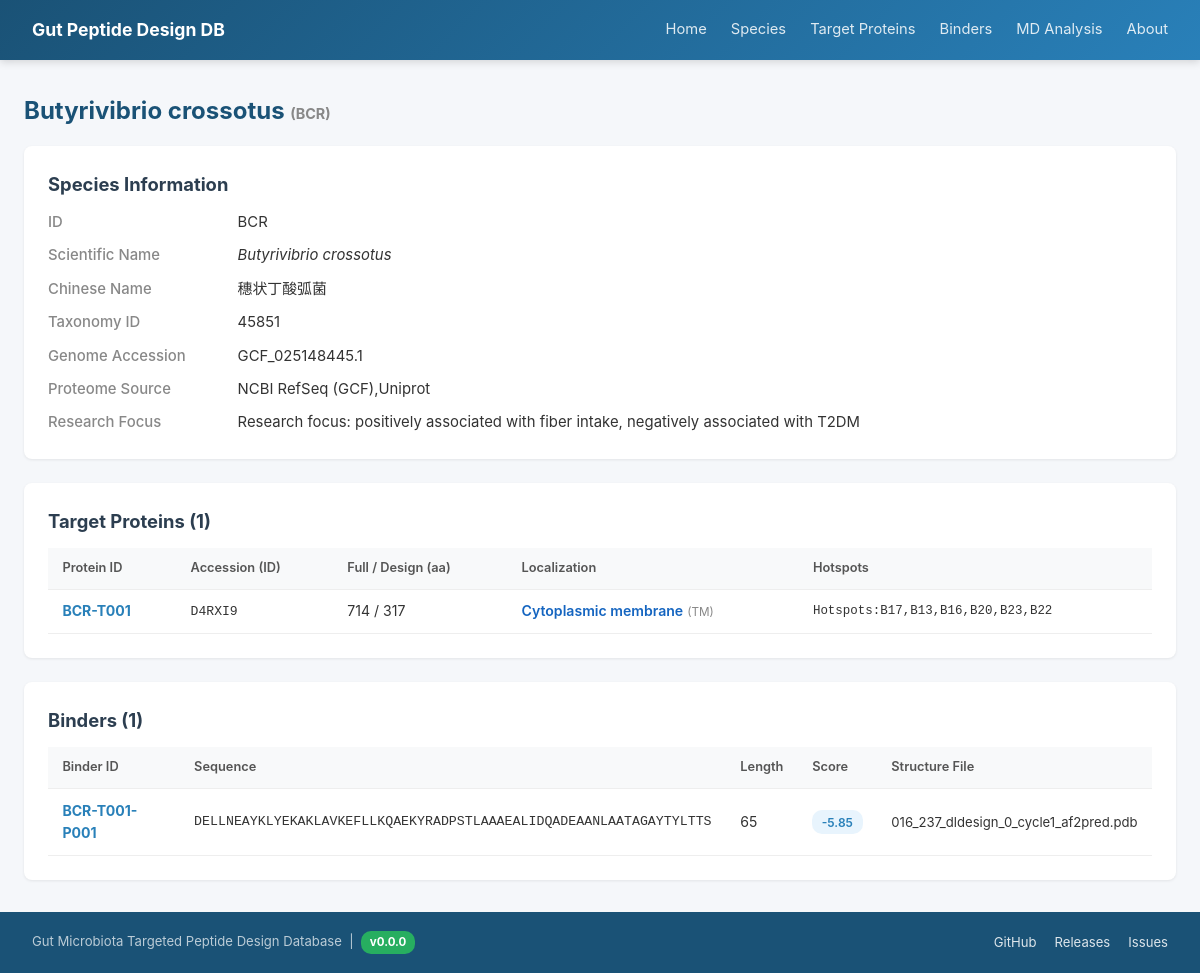
Page /species/BCR on the earlier database version.
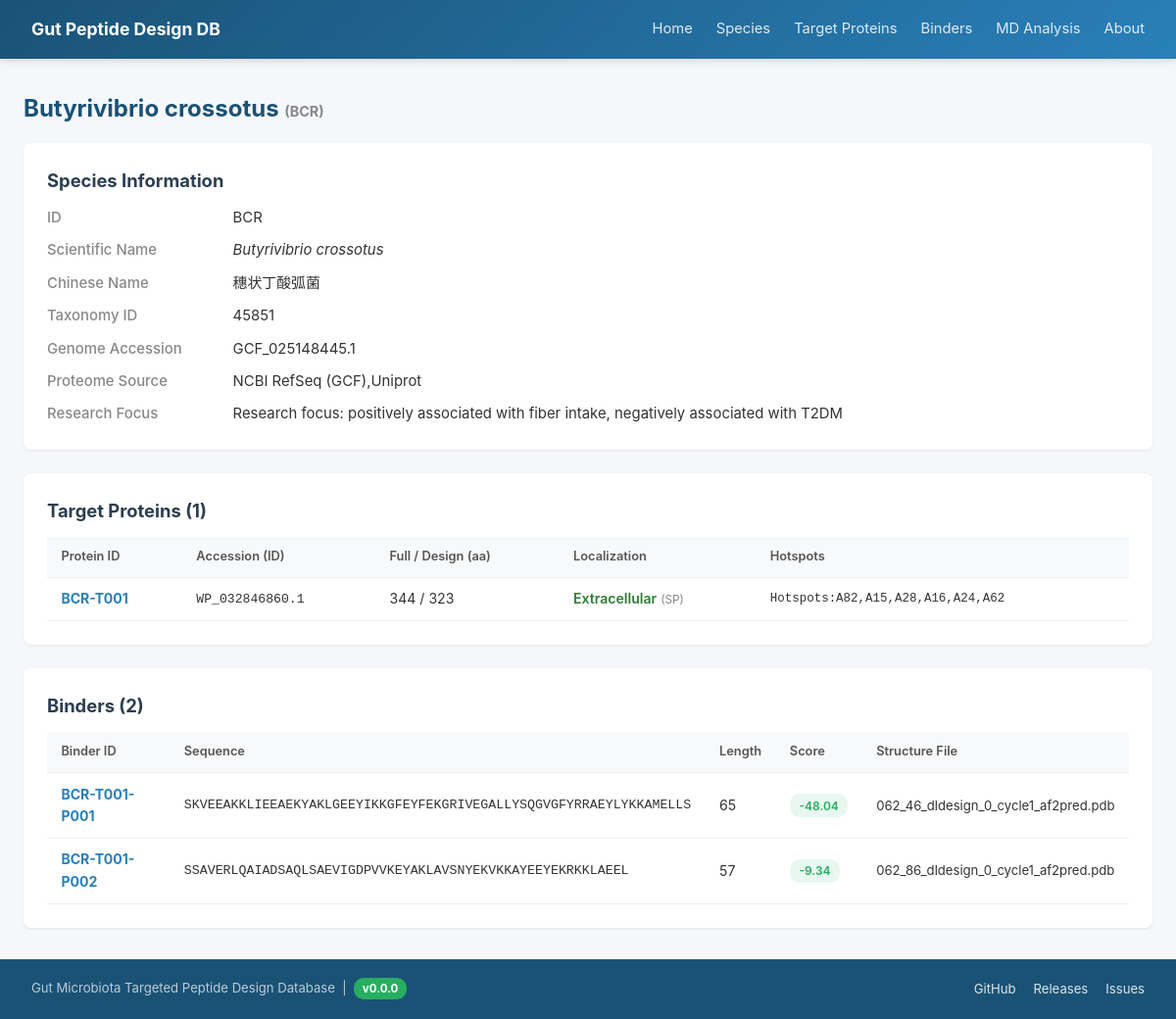
Same page on the later database version.
### tables this page shows
CREATE TABLE Target_Protein (
        Species_ID            TEXT NOT NULL,
        Protein_ID            TEXT PRIMARY KEY,
        ID_Accession          TEXT,
        Full_Length           INTEGER,
        AA_Length             INTEGER,
        Protein_Sequence      TEXT,
        Localization_Evidence TEXT,
        DeepLocPro_Location   TEXT,
        DeepLocPro_ExtProb    REAL,
        SignalP_Category      TEXT,
        SignalP_SPLen         INTEGER,
        DeepTMHMM_Type        TEXT,
        Pfam_Family           TEXT,
        Notes                 TEXT, Full_Sequence TEXT, Design_Region TEXT,
        FOREIGN KEY (Species_ID) REFERENCES Species(Species_ID)
    );

CREATE TABLE Binder (
        Binder_ID       TEXT PRIMARY KEY,
        Species_ID      TEXT NOT NULL,
        Binder_Sequence TEXT,
        Length          INTEGER,
        Raw_Score       REAL,
        dG_sep_norm     REAL,
        dSASA_int       REAL,
        complex_norm    REAL,
        total_score     REAL,
        packstat        REAL,
        hbonds_int      INTEGER,
        pLDDT_total     REAL,
        pLDDT_binder    REAL,
        PAE_interaction REAL,
        binder_RMSD     REAL,
        target_RMSD     REAL,
        Sequence_File   TEXT,
        Structure_File  TEXT,
        Notes           TEXT,
        FOREIGN KEY (Species_ID) REFERENCES Species(Species_ID)
    );

### app.py (the view)
@app.route('/species/<sid>')
def species_detail(sid):
    db = get_db()
    sp = db.execute("SELECT * FROM Species WHERE Species_ID=?", (sid,)).fetchone()
    if not sp: return "未找到", 404
    proteins = db.execute("SELECT * FROM Target_Protein WHERE Species_ID=?", (sid,)).fetchall()
    binders = db.execute("SELECT * FROM Binder WHERE Species_ID=? ORDER BY Raw_Score", (sid,)).fetchall()
    return render_template('species_detail.html', sp=sp, proteins=proteins, binders=binders)

### app.py (called while the page is built)
@app.context_processor
def inject_meta():
    return {'DB_VERSION': DB_VERSION, 'REPO_URL': REPO_URL}

def get_db():
    if 'db' not in g:
        g.db = sqlite3.connect(DB_PATH)
        g.db.row_factory = sqlite3.Row
    return g.db

### templates/species_detail.html (shortened to what this page needs)
{% extends "base.html" %}
{% block content %}
<h1>{{ sp.Scientific_Name }} <small style="font-size:.6em; color:#888;">({{ sp.Species_ID }})</small></h1>
<div class="card">
    <h2>Species Information</h2>
    <div class="detail-grid">
        <div class="detail-label">ID</div><div>{{ sp.Species_ID }}</div>
        <div class="detail-label">Scientific Name</div><div><em>{{ sp.Scientific_Name }}</em></div>
        <div class="detail-label">Chinese Name</div><div>{{ sp.Chinese_Name }}</div>
        <div class="detail-label">Taxonomy ID</div><div>{{ sp.Taxonomy_ID }}</div>
        <div class="detail-label">Genome Accession</div><div>{{ sp.Genome_Accession }}</div>
        <div class="detail-label">Proteome Source</div><div>{{ sp.Proteome_Source }}</div>
        <div class="detail-label">Research Focus</div><div>{{ sp.Notes }}</div>
    </div>
</div>
<div class="card">
    <h2>Target Proteins ({{ proteins|length }})</h2>
    {% if proteins %}
    <table>
        <thead><tr><th>Protein ID</th><th>Accession (ID)</th><th>Full / Design (aa)</th><th>Localization</th><th>Hotspots</th></tr></thead>
        <tbody>
            {% for p in proteins %}
            <tr>
                <td><a href="/proteins/{{ p.Protein_ID }}"><strong>{{ p.Protein_ID }}</strong></a></td>
                <td style="font-family:monospace;font-size:.82rem;">{{ p.ID_Accession }}</td>
                <td>{{ p.Full_Length }} / {{ p.AA_Length }}</td>
                <td>
                    {% if p.DeepLocPro_Location == 'Extracellular' %}<span style="color:#2e7d32;font-weight:600;">Extracellular</span>{% else %}<span style="color:#1565c0;font-weight:600;">Cytoplasmic membrane</span>{% endif %}
                    <small style="color:#888;">({{ p.DeepTMHMM_Type }})</small>
                </td>
                <td style="font-size:.78rem;font-family:monospace;">{{ p.Notes or '-' }}</td>
            </tr>
            {% endfor %}
        </tbody>
    </table>
    {% else %}<div class="empty-state"><p>No target proteins</p></div>{% endif %}
</div>
<div class="card">
    <h2>Binders ({{ binders|length }})</h2>
    {% if binders %}
    <table>
        <thead><tr><th>Binder ID</th><th>Sequence</th><th>Length</th><th>Score</th><th>Structure File</th></tr></thead>
        <tbody>
            {% for b in binders %}
            <tr>
                <td><a href="/binders/{{ b.Binder_ID }}"><strong>{{ b.Binder_ID }}</strong></a></td>
                <td style="font-family:monospace; font-size:.83rem;">{{ b.Binder_Sequence }}</td>
                <td>{{ b.Length or '-' }}</td>
                <td>
                    {% if b.Raw_Score %}
                    <span class="badge {% if b.Raw_Score < -6 %}badge-green{% elif b.Raw_Score < -4 %}badge-blue{% else %}badge-orange{% endif %}">
                        {{ "%.2f"|format(b.Raw_Score) }}
                    </span>{% else %}-{% endif %}
                </td>
                <td style="font-size:.82rem;">{{ b.Structure_File or '-' }}</td>
            </tr>
            {% endfor %}
        </tbody>
    </table>
    {% else %}<div class="empty-state"><p>No binders</p></div>{% endif %}
</div>
{% endblock %}

Differences in the rows shown:
changed Target_Protein "BCR-T001": ID_Accession "D4RXI9" → "WP_032846860.1"; Full_Length "714" → "344"; AA_Length "317" → "323"; DeepTMHMM_Type "TM" → "SP"; Notes "Hotspots:B17,B13,B16,B20,B23,B22" → "Hotspots:A82,A15,A28,A16,A24,A62"; DeepLocPro_Location "Cytoplasmic membrane" → "Extracellular"
changed Binder "BCR-T001-P001": Binder_Sequence "DELLNEAYKLYEKAKLAVKEFLLKQAEKYRADPSTLAAAEALIDQADEAANLAATAGAYTYLTTS" → "SKVEEAKKLIEEAEKYAKLGEEYIKKGFEYFEKGRIVEGALLYSQGVGFYRRAEYLYKKAMELLS"; Raw_Score "-5.85" → "-48.04"; Structure_File "016_237_dldesign_0_cycle1_af2pred.pdb" → "062_46_dldesign_0_cycle1_af2pred.pdb"
added Binder: Binder_ID "BCR-T001-P002", Binder_Sequence "SSAVERLQAIADSAQLSAEVIGDPVVKEYAKLAVSNYEKVKKAYEEYEKRKKLAEEL", Length "57", Raw_Score "-9.34", Structure_File "062_86_dldesign_0_cycle1_af2pred.pdb"
Other differences:
{{ binders|length }}: "1" → "2"
